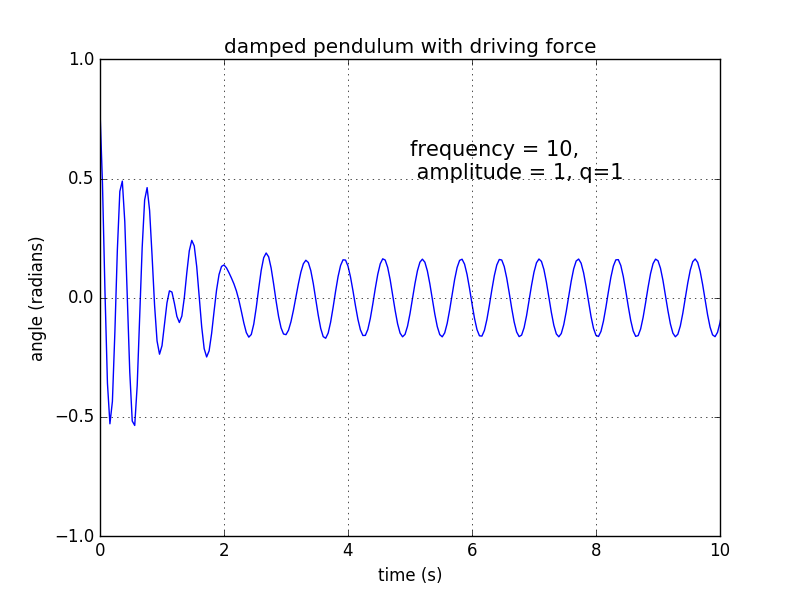

The Python source for this figure:
from __future__ import division
from numpy import *
from pylab import *

theta = [pi/4]
omega = [0]

t = [0]
q = 0.1
length = 1.0
g = 9.8
deltat = 0.04
force = 1
frequency = 10

while t[-1] <= 10:
    omega.append(omega[-1] - (g/length)*theta[-1] - q*omega[-1] + force*sin(frequency*t[-1]))
    theta.append(theta[-1] + omega[-1]*deltat)
    t.append(t[-1] + deltat)

theta_array = array(theta)
t_array = array(t)

plot(t_array,theta_array)

title('damped pendulum with driving force')
xlabel('time (s)')
ylabel('angle (radians)')
text(5,0.5,'frequency = 10,\n amplitude = 1, q=1',fontsize=15)

xlim(0,10)
ylim(-1,1)

grid(True)

show()
